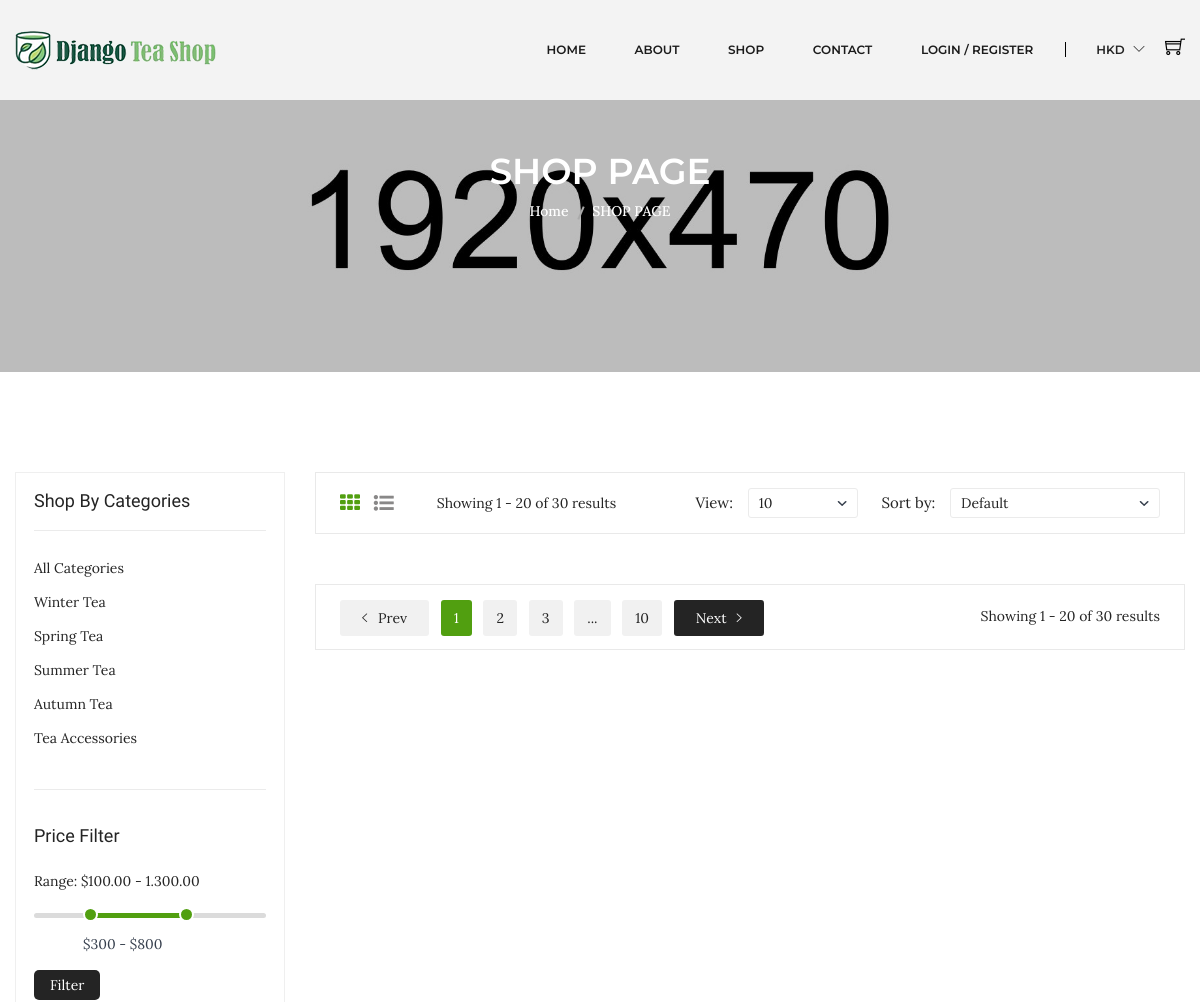
/shop/tea-accessories/ (upper part), run on an earlier commit of the app's database.
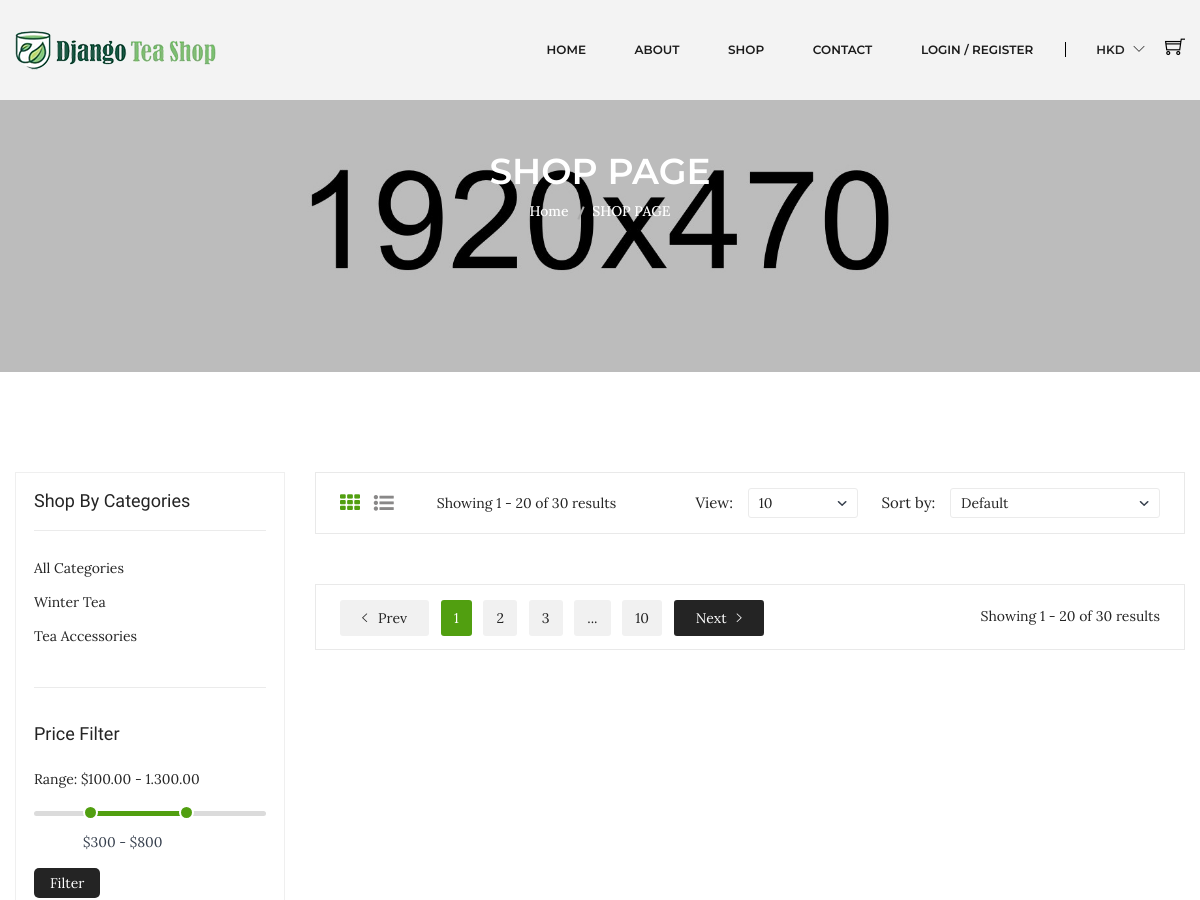
And on a later commit of the database.
### category/models.py (models this page shows, shortened)
class Category(models.Model):
    category_name = models.CharField(max_length=50)
    slug = models.SlugField(max_length=100, unique=True)
    description = models.TextField(max_length=255, blank=True)
    photo = models.ImageField(upload_to="photos/categories/%Y/%m/%d")
    class Meta:
        verbose_name = 'category'
        verbose_name_plural = 'categories'
    def get_url(self):
        return reverse('products_by_category', args=[self.slug])

### shop/views.py (the view)
# urls.py: path('shop/', include('shop.urls')),
def shop(request, category_slug=None):
    categories = None
    products = None
    if category_slug != None:
        categories = get_object_or_404(Category, slug=category_slug)
        products = Product.objects.filter(category=categories, is_available=True)
        product_count = products.count()
    else:
        products = Product.objects.all().filter(is_available=True)
        product_count = products.count()
    context = {
        'products': products,
    }
    return render(request, 'shop/shop.html', context)

### category/context_processors.py (called while the page is built)
def menu_links(request):
    links = Category.objects.all()
    return dict(links=links)

### templates/shop/shop.html (shortened to what this page needs)
    {% extends 'base.html' %}
    {% load static %}
    {% block content %}
    <div class="breadcrumb-area bg-image-3 ptb-150 pt-100">
      <div class="container">
        <div class="breadcrumb-content text-center">
          <h3>SHOP PAGE</h3>
          <ul>
            <li><a href="{%url 'index' %}">Home</a></li>
            <li class="active">SHOP PAGE</li>
          </ul>
        </div>
      </div>
    </div>
    <div class="shop-page-area ptb-100">
      <div class="container">
        <div class="row flex-row-reverse">
          <div class="col-lg-9">
            <div class="shop-topbar-wrapper">
              <div class="shop-topbar-left">
                <ul class="view-mode">
                  <li class="active">
                    <a href="#product-grid" data-view="product-grid"
                      ><i class="fa fa-th"></i
                    ></a>
                  </li>
                  <li>
                    <a href="#product-list" data-view="product-list"
                      ><i class="fa fa-list-ul"></i
                    ></a>
                  </li>
                </ul>
                <p>Showing 1 - 20 of 30 results</p>
              </div>
              <div class="product-sorting-wrapper">
                <div class="product-shorting shorting-style">
                  <label>View:</label>
                  <select>
                    <option value="">10</option>
                  </select>
                </div>
                <div class="product-show shorting-style">
                  <label>Sort by:</label>
                  <select>
                    <option value="">Default</option>
                  </select>
                </div>
              </div>
            </div>
            <div class="grid-list-product-wrapper">
              <div class="product-grid product-view pb-20">
            </div>
              <div class="pagination-total-pages">
                <div class="pagination-style">
                  <ul>
                    <li>
                      <a class="prev-next prev" href="#"
                        ><i class="ion-ios-arrow-left"></i> Prev</a
                      >
                    </li>
                    <li><a class="active" href="#">1</a></li>
                    <li><a href="#">2</a></li>
                    <li><a href="#">3</a></li>
                    <li><a href="#">...</a></li>
                    <li><a href="#">10</a></li>
                    <li>
                      <a class="prev-next next" href="#"
                        >Next<i class="ion-ios-arrow-right"></i>
                      </a>
                    </li>
                  </ul>
                </div>
                <div class="total-pages">
                  <p>Showing 1 - 20 of 30 results</p>
                </div>
              </div>
            </div>
          </div>
          <div class="col-lg-3">
            <div class="shop-sidebar-wrapper gray-bg-7 shop-sidebar-mrg">
              <div class="shop-widget">
                <h4 class="shop-sidebar-title">Shop By Categories</h4>
                <div class="shop-catigory">
                  <ul id="faq">
                    <li><a href="{% url 'shop' %}">All Categories</a></li>
                    {% for category in links %}
                    <li><a href="{{ category.get_url }}">{{ category.category_name}}</a></li>
                    {% endfor %}
                  </ul>
                </div>
              </div>
              <div class="shop-price-filter mt-40 shop-sidebar-border pt-35">
                <h4 class="shop-sidebar-title">Price Filter</h4>
                <div class="price_filter mt-25">
                  <span>Range: $100.00 - 1.300.00 </span>
                  <div id="slider-range"></div>
                  <div class="price_slider_amount">
                    <div class="label-input">
                      <input
                        type="text"
                        id="amount"
                        name="price"
                        placeholder="Add Your Price"
                      />
                    </div>
                    <button type="button">Filter</button>
                  </div>
                </div>
              </div>
            </div>
          </div>
        </div>
      </div>
    </div>
    {% endblock %}

### templates/base.html (shortened to what this page needs)
{% load static %}
<!DOCTYPE html>
<html lang="en">
  <head>
    <link rel="stylesheet" href="{% static 'css/bootstrap.min.css' %}" />
    <link rel="stylesheet" href="{% static 'css/animate.min.css' %}" />
    <link rel="stylesheet" href="{% static 'css/owl.carousel.min.css' %}" />
    <link rel="stylesheet" href="{% static 'css/slick.css' %}" />
    <link rel="stylesheet" href="{% static 'css/chosen.min.css' %}" />
    <link rel="stylesheet" href="{% static 'css/font-awesome.min.css' %}" />
    <link rel="stylesheet" href="{% static 'css/themify-icons.css' %}" />
    <link rel="stylesheet" href="{% static 'css/ionicons.min.css' %}" />
    <link rel="stylesheet" href="{% static 'css/jquery-ui.css' %}" />
    <link rel="stylesheet" href="{% static 'css/meanmenu.min.css' %}" />
    <link rel="stylesheet" href="{% static 'css/style.css' %}" />
    <link rel="stylesheet" href="{% static 'css/responsive.css' %}" />
  </head>
  <body>
    {% include 'partials/_navbar.html' %}
    {% block content %} {% endblock %}
  </body>
</html>

### templates/partials/_navbar.html (shortened to what this page needs)
{% load static %}
<header class="header-area gray-bg clearfix fixed-top">
  <div class="header-bottom">
    <div class="container">
      <div class="row">
        <div class="col-lg-3 col-md-4 col-6">
          <div class="logo">
            <a href="{% url 'index' %}">
              <img alt="" src="{% static 'img/logo/logo.png' %}" />
            </a>
          </div>
        </div>
        <div class="col-lg-9 col-md-8 col-6">
          <div class="header-bottom-right">
            <div class="main-menu">
              <nav>
                <ul>
                  <li class="top-hover">
                    <a href="{% url 'index' %}">home</a>
                  </li>
                  <li><a href="{% url 'about' %}">about</a></li>
                  <li class="mega-menu-position top-hover">
                    <a href="{% url 'shop' %}">shop</a>
                  </li>
                  <li><a href="{% url 'contact' %}">contact</a></li>
                  <li class="top-hover">
                    <a href="{% url 'login_register' %}">login / register</a>
                </ul>
              </nav>
            </div>
            <div class="header-currency">
              <span class="digit">HKD <i class="ti-angle-down"></i></span>
            </div>
            <div class="header-cart">
              <a href="#">
                <div class="cart-icon">
                  <i class="ti-shopping-cart"></i>
                </div>
              </a>
            </div>
          </div>
        </div>
      </div>
    </div>
  </div>
</header>

### templates/partials/_footer.html (shortened to what this page needs)
{% load static %}

What changed in the data, as far as the page shows it:
removed Category: category_name "Spring Tea"
removed Category: category_name "Summer Tea"
removed Category: category_name "Autumn Tea"
